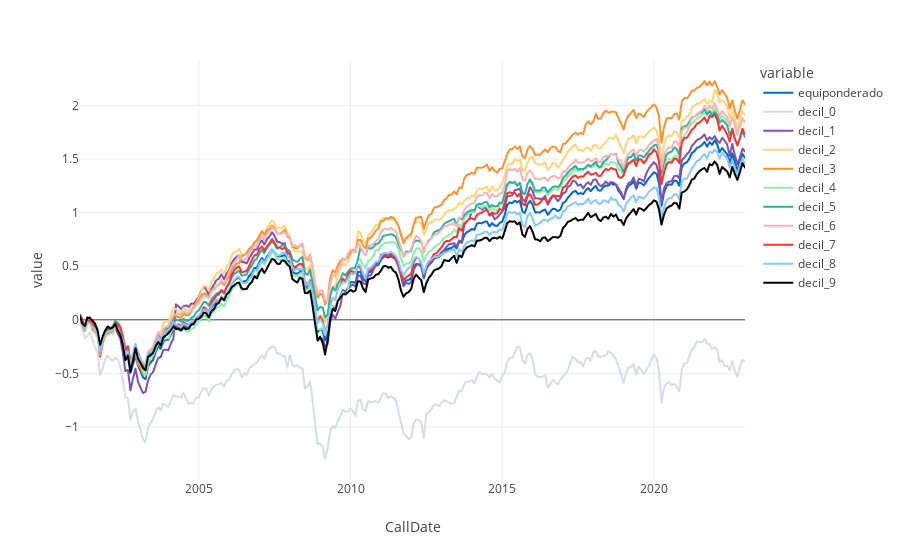

Notebook code cell kept with this figure:
### Code cell
fig = px.line(df.cumsum(), x=df.index, y=list(df.columns),color_discrete_sequence=colors)

#for i in range(len(fig.data)):
#    fig.data[i].line.color = colors[i]
fig.show()
#fig.update_layout(hovermode='x')

### Figure 1 — Plotly figure (JSON) as saved in the notebook; plotly's stock layout.template omitted (floating-point values rounded to 4 significant figures; data arrays with more than 128 entries replaced by an {"elided": "..."} marker saying what was removed)
{"data": [{"hovertemplate": "variable=equiponderado<br>CallDate=%{x}<br>value=%{y}<extra></extra>", "legendgroup": "equiponderado", "line": {"color": "#0068c9", "dash": "solid"}, "marker": {"symbol": "circle"}, "mode": "lines", "name": "equiponderado", "showlegend": true, "type": "scattergl", "x": {"elided": "264 str values"}, "xaxis": "x", "y": {"elided": "264 float values"}, "yaxis": "y"}, {"hovertemplate": "variable=decil_0<br>CallDate=%{x}<br>value=%{y}<extra></extra>", "legendgroup": "decil_0", "line": {"color": "#d7dce6", "dash": "solid"}, "marker": {"symbol": "circle"}, "mode": "lines", "name": "decil_0", "showlegend": true, "type": "scattergl", "x": {"elided": "264 str values"}, "xaxis": "x", "y": {"elided": "264 float values"}, "yaxis": "y"}, {"hovertemplate": "variable=decil_1<br>CallDate=%{x}<br>value=%{y}<extra></extra>", "legendgroup": "decil_1", "line": {"color": "#7f51b5", "dash": "solid"}, "marker": {"symbol": "circle"}, "mode": "lines", "name": "decil_1", "showlegend": true, "type": "scattergl", "x": {"elided": "264 str values"}, "xaxis": "x", "y": {"elided": "264 float values"}, "yaxis": "y"}, {"hovertemplate": "variable=decil_2<br>CallDate=%{x}<br>value=%{y}<extra></extra>", "legendgroup": "decil_2", "line": {"color": "#ffd578", "dash": "solid"}, "marker": {"symbol": "circle"}, "mode": "lines", "name": "decil_2", "showlegend": true, "type": "scattergl", "x": {"elided": "264 str values"}, "xaxis": "x", "y": {"elided": "264 float values"}, "yaxis": "y"}, {"hovertemplate": "variable=decil_3<br>CallDate=%{x}<br>value=%{y}<extra></extra>", "legendgroup": "decil_3", "line": {"color": "#ff902d", "dash": "solid"}, "marker": {"symbol": "circle"}, "mode": "lines", "name": "decil_3", "showlegend": true, "type": "scattergl", "x": {"elided": "264 str values"}, "xaxis": "x", "y": {"elided": "264 float values"}, "yaxis": "y"}, {"hovertemplate": "variable=decil_4<br>CallDate=%{x}<br>value=%{y}<extra></extra>", "legendgroup": "decil_4", "line": {"color": "#8af0aa", "dash": "solid"}, "marker": {"symbol": "circle"}, "mode": "lines", "name": "decil_4", "showlegend": true, "type": "scattergl", "x": {"elided": "264 str values"}, "xaxis": "x", "y": {"elided": "264 float values"}, "yaxis": "y"}, {"hovertemplate": "variable=decil_5<br>CallDate=%{x}<br>value=%{y}<extra></extra>", "legendgroup": "decil_5", "line": {"color": "#2db19f", "dash": "solid"}, "marker": {"symbol": "circle"}, "mode": "lines", "name": "decil_5", "showlegend": true, "type": "scattergl", "x": {"elided": "264 str values"}, "xaxis": "x", "y": {"elided": "264 float values"}, "yaxis": "y"}, {"hovertemplate": "variable=decil_6<br>CallDate=%{x}<br>value=%{y}<extra></extra>", "legendgroup": "decil_6", "line": {"color": "#ffb1b1", "dash": "solid"}, "marker": {"symbol": "circle"}, "mode": "lines", "name": "decil_6", "showlegend": true, "type": "scattergl", "x": {"elided": "264 str values"}, "xaxis": "x", "y": {"elided": "264 float values"}, "yaxis": "y"}, {"hovertemplate": "variable=decil_7<br>CallDate=%{x}<br>value=%{y}<extra></extra>", "legendgroup": "decil_7", "line": {"color": "#ff3030", "dash": "solid"}, "marker": {"symbol": "circle"}, "mode": "lines", "name": "decil_7", "showlegend": true, "type": "scattergl", "x": {"elided": "264 str values"}, "xaxis": "x", "y": {"elided": "264 float values"}, "yaxis": "y"}, {"hovertemplate": "variable=decil_8<br>CallDate=%{x}<br>value=%{y}<extra></extra>", "legendgroup": "decil_8", "line": {"color": "#83c9ff", "dash": "solid"}, "marker": {"symbol": "circle"}, "mode": "lines", "name": "decil_8", "showlegend": true, "type": "scattergl", "x": {"elided": "264 str values"}, "xaxis": "x", "y": {"elided": "264 float values"}, "yaxis": "y"}, {"hovertemplate": "variable=decil_9<br>CallDate=%{x}<br>value=%{y}<extra></extra>", "legendgroup": "decil_9", "line": {"color": "#000000", "dash": "solid"}, "marker": {"symbol": "circle"}, "mode": "lines", "name": "decil_9", "showlegend": true, "type": "scattergl", "x": {"elided": "264 str values"}, "xaxis": "x", "y": {"elided": "264 float values"}, "yaxis": "y"}], "layout": {"legend": {"title": {"text": "variable"}, "tracegroupgap": 0}, "margin": {"t": 60}, "xaxis": {"anchor": "y", "domain": [0, 1], "title": {"text": "CallDate"}}, "yaxis": {"anchor": "x", "domain": [0, 1], "title": {"text": "value"}}}}
